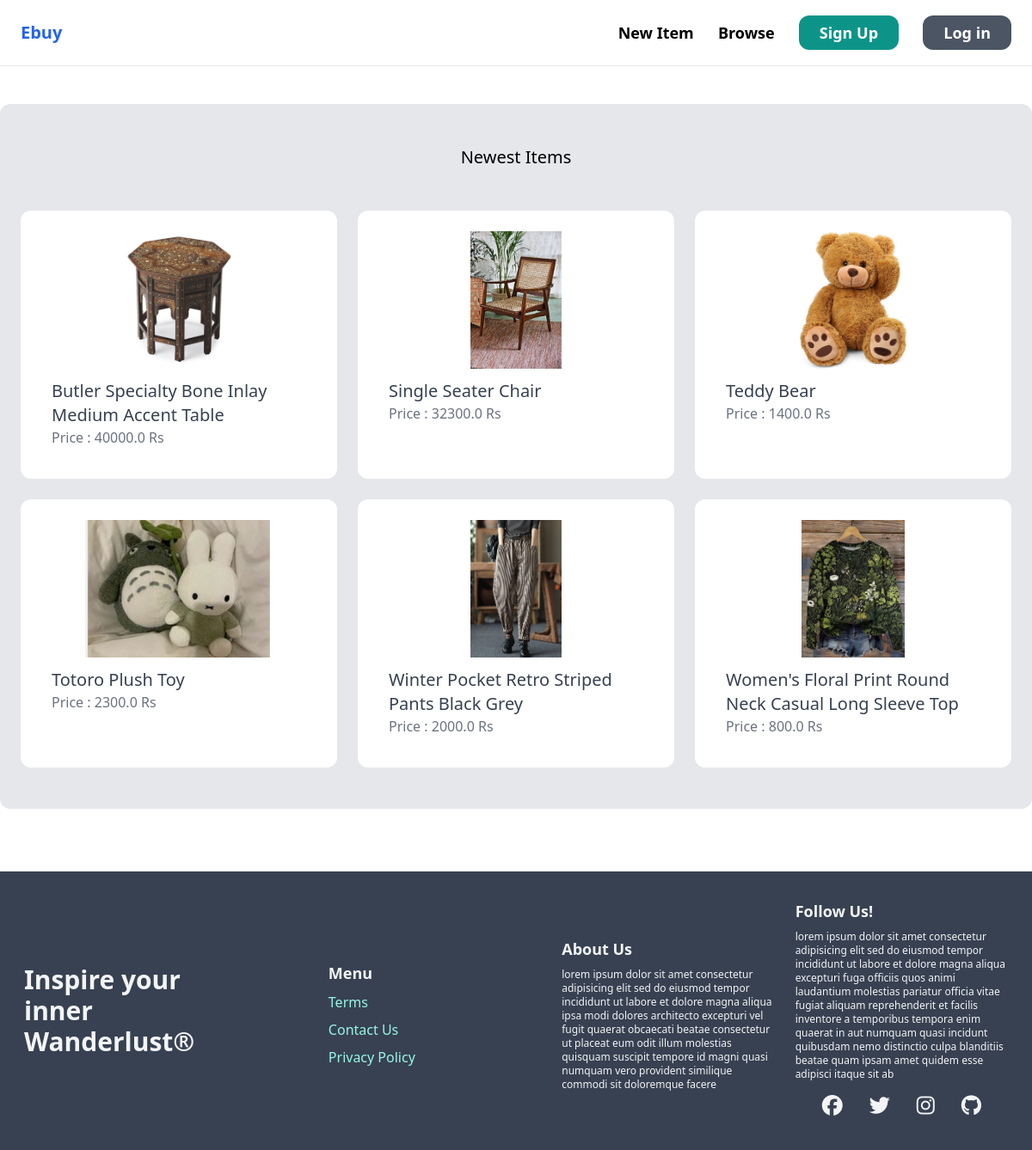
The page / on the database its author committed.
### items/models.py (models this page shows, shortened)
class Item(models.Model):
    class Meta:
        verbose_name_plural = "items"
        ordering = ("Name",)
    Category = models.ForeignKey(Categories, related_name = "items", on_delete = models.CASCADE)
    Name = models.CharField(max_length = 255)
    Description = models.TextField(blank = True, null= True)
    Image = models.ImageField(upload_to = "item_images", blank = True, null= True)
    Price = models.FloatField()
    Is_sold = models.BooleanField(default = False)
    User = models.ForeignKey(User, related_name = "items", on_delete = models.CASCADE)
    Added_on = models.DateTimeField(auto_now_add = True)

### core/views.py (the view)
# urls.py: path("", views.index, name = "index"),
def index(request):
    items = Item.objects.filter(Is_sold = False)[0:6]
    categories = Categories.objects.all()
    return render(request, "core/index.html", {
        "categories" : categories, "items" : items
    })

### core/templates/core/index.html (shortened to what this page needs)
{% extends "core/base.html" %}
{%block heading%}
<div class = "px-6 py-12 bg-gray-200 rounded-xl mt-6 mb-12 " >
    <h1 class = " mb-12 text-center text-xl">Newest Items</h1>
    <div class = " grid grid-cols-3 gap-6">
        {% for item in items%}
        <div class="bg-white rounded-xl p-6">
            <a href = "{% url 'item:detail' item.id %}">
            <div style="height:10rem" >
                <center>
                    <img src = "{{item.Image.url}}"  style="height:10rem" class = "px-3" >
                </center>
            </div>
            <div class= " p-3 rounded-b-xl">
                <h2 class="text-xl text-gray-700 ">{{ item.Name }}</h2>
                <p class="text-gray-500">Price : {{ item.Price }} Rs</p>
            </div>
        </a>
        </div>
        {% endfor %}
</div>
</div>
{% endblock %}

### core/templates/core/base.html (shortened to what this page needs)
<!DOCTYPE html>
<html lang = en>
    <head>
        <script src = "https://cdn.tailwindcss.com"></script>
        <link href = "https://cdnjs.cloudflare.com/ajax/libs/font-awesome/6.6.0/css/all.min.css" rel="stylesheet">
    </head>
    <body>
        <nav class = "px-6 py-6 flex justify-between items-center border-b border-gray-200">
            <a href = "/" class = "text-xl font-bold text-blue-600">Ebuy</a>
            <div class="space-x-6">
                <a href="{% url 'item:add' %}" class="text-lg font-semibold hover:text-gray-500">New Item</a>
                <a href="{% url 'item:browse'%}" class="text-lg font-semibold hover:text-gray-500">Browse</a>
                {% if request.user.is_authenticated %}
                    <a href="#" class="px-6 py-2 text-lg font-semibold bg-teal-600 rounded-xl text-white hover:bg-teal-800">Inbox</a>
                    <a href="{% url 'dashboard:index' %}" class="px-6 py-2 text-lg font-semibold bg-gray-600 rounded-xl text-white hover:bg-gray-800">Dashboard</a>
                {%else%}
                    <a href="{% url 'signup' %}" class="px-6 py-2 text-lg font-semibold bg-teal-600 rounded-xl text-white hover:bg-teal-800">Sign Up</a>
                    <a href="{% url 'login' %}" class="px-6 py-2 text-lg font-semibold bg-gray-600 rounded-xl text-white hover:bg-gray-800">Log in</a>
                {% endif %}
            </div>
        </nav>
        <div class = "pb-6 pt-5">
            <h1>{% block heading%}  {% endblock %}</h1>
        </div>
        <footer>
        <div class = "px-7 py-6 flex justify-between items-center border-t border-gray-200 bg-gray-700 space-x-6">
            <div class="w-1/3 text-gray-100 font-semibold text-3xl"><h1>Inspire your <br>inner<br>Wanderlust®</h1></div>
            <div class="w-1/4 text-gray-100 ">
                <p class="font-bold text-lg py-2 w-1/5">Menu</p>
                <ul class="space-y-2">
                <li><a href="#" class="text-teal-200 text-m py-2 hover:text-gray-400">Terms</a></li>
                <li><a href="{% url 'contact' %}" class="text-teal-200 text-m py-2 hover:text-gray-400">Contact Us</a></li>
                <li><a href="#" class="text-teal-200 text-m py-2 hover:text-gray-400">Privacy Policy</a></li>
                </ul>
                </div>
            <div class="w-1/4 text-gray-100 text-xs ">
                <p class="font-bold text-lg py-2">About Us<p>
                    <p>{% lorem 50 w %}<p>
                </div>
                <div class="w-1/4 text-gray-100 font-s text-xs px- ">
                    <p class="font-bold text-lg py-2">Follow Us!<p>
                    <p>{% lorem 60 w%}<p>
                    <div class="flex justify-evenly py-4 text-2xl">
                        <i class="fa-brands fa-facebook"></i>
                        <i class="fa-brands fa-twitter"></i>
                        <i class="fa-brands fa-instagram"></i>
                        <i class="fa-brands fa-github"></i>
                    </div>
                </div>
            </div>
        </footer>
    </body>
</html>

### rows shown on the page
Item: Image (picture), Name "Butler Specialty Bone Inlay Medium Accent Table", Price "40000.0"
Item: Image (picture), Name "Single Seater Chair", Price "32300.0"
Item: Image (picture), Name "Teddy Bear", Price "1400.0"
Item: Image (picture), Name "Totoro Plush Toy", Price "2300.0"
Item: Image (picture), Name "Winter Pocket Retro Striped Pants Black Grey", Price "2000.0"
Item: Image (picture), Name "Women's Floral Print Round Neck Casual Long Sleeve Top", Price "800.0"
